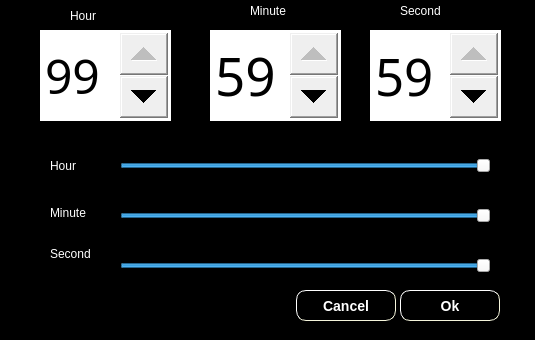
<?xml version="1.0" encoding="UTF-8"?>
<ui version="4.0">
 <class>setTimer</class>
 <widget class="QDialog" name="setTimer">
  <property name="geometry">
   <rect>
    <x>0</x>
    <y>0</y>
    <width>535</width>
    <height>340</height>
   </rect>
  </property>
  <property name="windowTitle">
   <string>Timer Setting</string>
  </property>
  <property name="styleSheet">
   <string notr="true"> QDialog{
background-color:#000000;
}</string>
  </property>
  <property name="sizeGripEnabled">
   <bool>false</bool>
  </property>
  <property name="modal">
   <bool>false</bool>
  </property>
  <widget class="QSlider" name="hourSlider">
   <property name="geometry">
    <rect>
     <x>120</x>
     <y>140</y>
     <width>371</width>
     <height>51</height>
    </rect>
   </property>
   <property name="font">
    <font>
     <pointsize>40</pointsize>
    </font>
   </property>
   <property name="styleSheet">
    <string notr="true"/>
   </property>
   <property name="maximum">
    <number>99</number>
   </property>
   <property name="singleStep">
    <number>1</number>
   </property>
   <property name="value">
    <number>99</number>
   </property>
   <property name="orientation">
    <enum>Qt::Horizontal</enum>
   </property>
  </widget>
  <widget class="QSlider" name="minuteSlider">
   <property name="geometry">
    <rect>
     <x>120</x>
     <y>190</y>
     <width>371</width>
     <height>51</height>
    </rect>
   </property>
   <property name="styleSheet">
    <string notr="true"/>
   </property>
   <property name="maximum">
    <number>59</number>
   </property>
   <property name="singleStep">
    <number>1</number>
   </property>
   <property name="value">
    <number>59</number>
   </property>
   <property name="orientation">
    <enum>Qt::Horizontal</enum>
   </property>
  </widget>
  <widget class="QSlider" name="secondSlider">
   <property name="geometry">
    <rect>
     <x>120</x>
     <y>240</y>
     <width>371</width>
     <height>51</height>
    </rect>
   </property>
   <property name="styleSheet">
    <string notr="true"/>
   </property>
   <property name="maximum">
    <number>59</number>
   </property>
   <property name="singleStep">
    <number>1</number>
   </property>
   <property name="value">
    <number>59</number>
   </property>
   <property name="orientation">
    <enum>Qt::Horizontal</enum>
   </property>
  </widget>
  <widget class="QSpinBox" name="spinSecondBox">
   <property name="geometry">
    <rect>
     <x>370</x>
     <y>30</y>
     <width>131</width>
     <height>91</height>
    </rect>
   </property>
   <property name="font">
    <font>
     <family>Sans</family>
     <pointsize>-1</pointsize>
     <weight>50</weight>
     <italic>false</italic>
     <bold>false</bold>
    </font>
   </property>
   <property name="styleSheet">
    <string notr="true">QSpinBox::up-button { width: 48px; }
QSpinBox::down-button { width: 48px; }
QSpinBox{
font:51px;
}
</string>
   </property>
   <property name="maximum">
    <number>59</number>
   </property>
   <property name="value">
    <number>59</number>
   </property>
  </widget>
  <widget class="QSpinBox" name="spinMinuteBox">
   <property name="geometry">
    <rect>
     <x>210</x>
     <y>30</y>
     <width>131</width>
     <height>91</height>
    </rect>
   </property>
   <property name="font">
    <font>
     <family>Sans</family>
     <pointsize>40</pointsize>
    </font>
   </property>
   <property name="cursor">
    <cursorShape>ArrowCursor</cursorShape>
   </property>
   <property name="styleSheet">
    <string notr="true">QSpinBox::up-button { width: 48px; }
QSpinBox::down-button { width: 48px; }
</string>
   </property>
   <property name="maximum">
    <number>59</number>
   </property>
   <property name="value">
    <number>59</number>
   </property>
  </widget>
  <widget class="QSpinBox" name="spinHourBox">
   <property name="geometry">
    <rect>
     <x>40</x>
     <y>30</y>
     <width>131</width>
     <height>91</height>
    </rect>
   </property>
   <property name="font">
    <font>
     <family>Sans</family>
     <pointsize>36</pointsize>
    </font>
   </property>
   <property name="cursor">
    <cursorShape>ArrowCursor</cursorShape>
   </property>
   <property name="styleSheet">
    <string notr="true">QSpinBox::up-button { width: 48px; }
QSpinBox::down-button { width: 48px; }
 
</string>
   </property>
   <property name="maximum">
    <number>99</number>
   </property>
   <property name="value">
    <number>99</number>
   </property>
  </widget>
  <widget class="QLabel" name="secondL">
   <property name="geometry">
    <rect>
     <x>50</x>
     <y>240</y>
     <width>59</width>
     <height>28</height>
    </rect>
   </property>
   <property name="styleSheet">
    <string notr="true">QLabel{
color:#FFFFFF;
}</string>
   </property>
   <property name="text">
    <string>Second</string>
   </property>
  </widget>
  <widget class="QLabel" name="minuteL">
   <property name="geometry">
    <rect>
     <x>50</x>
     <y>190</y>
     <width>51</width>
     <height>45</height>
    </rect>
   </property>
   <property name="styleSheet">
    <string notr="true">QLabel{
color:#FFFFFF;
}</string>
   </property>
   <property name="text">
    <string>Minute</string>
   </property>
  </widget>
  <widget class="QLabel" name="hourL">
   <property name="geometry">
    <rect>
     <x>50</x>
     <y>150</y>
     <width>41</width>
     <height>31</height>
    </rect>
   </property>
   <property name="styleSheet">
    <string notr="true">QLabel{
color:#FFFFFF;
}</string>
   </property>
   <property name="text">
    <string>Hour</string>
   </property>
  </widget>
  <widget class="QLabel" name="hourT">
   <property name="geometry">
    <rect>
     <x>70</x>
     <y>0</y>
     <width>41</width>
     <height>31</height>
    </rect>
   </property>
   <property name="styleSheet">
    <string notr="true">QLabel{
color:#FFFFFF;
}</string>
   </property>
   <property name="text">
    <string>Hour</string>
   </property>
  </widget>
  <widget class="QLabel" name="minuteT">
   <property name="geometry">
    <rect>
     <x>250</x>
     <y>0</y>
     <width>51</width>
     <height>21</height>
    </rect>
   </property>
   <property name="styleSheet">
    <string notr="true">QLabel{
color:#FFFFFF;
}</string>
   </property>
   <property name="text">
    <string>Minute</string>
   </property>
  </widget>
  <widget class="QLabel" name="secondT">
   <property name="geometry">
    <rect>
     <x>400</x>
     <y>0</y>
     <width>59</width>
     <height>21</height>
    </rect>
   </property>
   <property name="styleSheet">
    <string notr="true">QLabel{
color:#FFFFFF;
}</string>
   </property>
   <property name="text">
    <string>Second</string>
   </property>
  </widget>
  <widget class="QPushButton" name="buttonOk">
   <property name="geometry">
    <rect>
     <x>400</x>
     <y>290</y>
     <width>100</width>
     <height>31</height>
    </rect>
   </property>
   <property name="styleSheet">
    <string notr="true">QPushButton{
    border-style: outset;
    border-width: 1px;
    border-radius: 10px;
    border-color: beige;
    font: bold 14px;
 
    padding: 6px;
    background-color: #000000;
    color:#FFFFFF;
}
QPushButton#pressed {
    background-color: gray;
    border-style: inset;
}</string>
   </property>
   <property name="text">
    <string>Ok</string>
   </property>
  </widget>
  <widget class="QPushButton" name="buttonCancel">
   <property name="geometry">
    <rect>
     <x>296</x>
     <y>290</y>
     <width>100</width>
     <height>31</height>
    </rect>
   </property>
   <property name="styleSheet">
    <string notr="true">QPushButton{
    border-style: outset;
    border-width: 1px;
    border-radius: 10px;
    border-color: beige;
    font: bold 14px;
 
    padding: 6px;
    background-color: #000000;
    color:#FFFFFF;
}
QPushButton#pressed {
    background-color: gray;
    border-style: inset;
}</string>
   </property>
   <property name="text">
    <string>Cancel</string>
   </property>
  </widget>
 </widget>
 <resources/>
 <connections/>
</ui>
